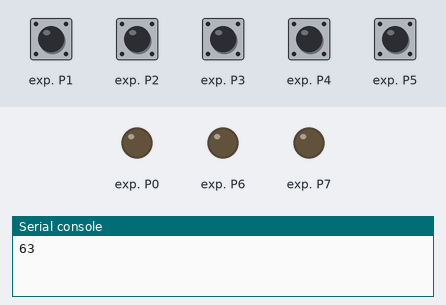
The program below on a simulated MicroPython board. Parts: output pins drawn as LEDs (lit = HIGH), the last lines printed to the serial console. Dashed ring = blinking. The test bench sets the inputs (shaded band); at power-on: exp. P1–5 HIGH.

Above: at 0.8 s.
At 2.0 s:
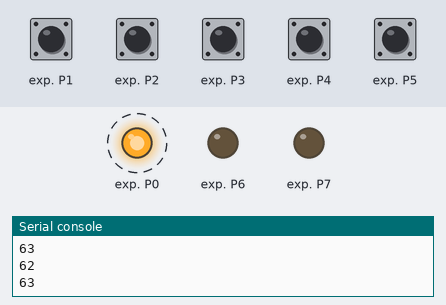
Timing chart, 0 to 3.7 s (numbered marks = the images above):
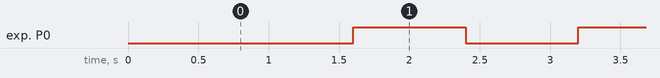

The program:

act2.py
```python
import pcf8574
from machine import I2C, Pin
import time

# Inicialización de I2C y el expansor de puertos PCF8574 en la dirección 0x39
i2c = I2C(0, scl=Pin(9), sda=Pin(8))
pcf = pcf8574.PCF8574(i2c, 0x39)

while True:
    # Escribe 0x3F al puerto (enciende/apaga según lógica de bits)
    pcf.port = 0x3F
    print(pcf.port)
    time.sleep(0.8)

    # Escribe 0x3E al puerto (cambia el estado del bit menos significativo)
    pcf.port = 0x3E
    print(pcf.port)
    time.sleep(0.8)
```

Measured:
- by itself, exp. P0: alternates HIGH for 0.80 s and LOW for 0.80 s
